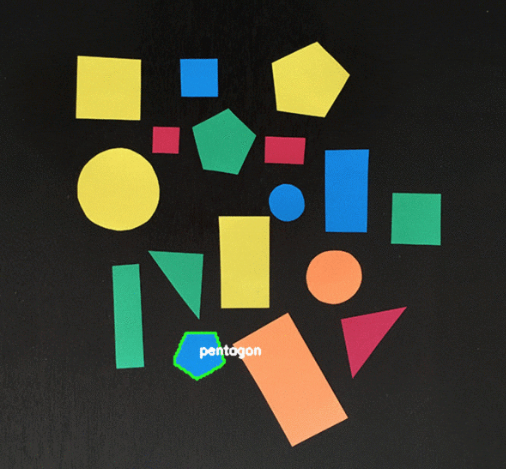
#> input picture student_on_playground/shape.png, 506 x 469 px, given in place of the camera
$ python detect_dominant_color.py
#> lines starting #> are read from the running program, lines starting #| are printed output that depends on the picture; after the words box and inside, x2 and y2 are one past the last pixel; in counts of white or black regions, pixels touching at a corner belong together
import cv2
import numpy as np

def detect_dominant_color(image, mask=None):
    hsv = cv2.cvtColor(image, cv2.COLOR_BGR2HSV)
    if mask is not None:
        hsv = cv2.bitwise_and(hsv, hsv, mask=mask)
    hist = cv2.calcHist([hsv], [0], mask, [180], [0, 180])
    dominant_hue = np.argmax(hist)
    return dominant_hue

def hue_to_color_name(hue):
    if hue < 10 or hue >= 160:
        return 'Red'
    elif hue < 25:
        return 'Orange'
    elif hue < 35:
        return 'Yellow'
    elif hue < 85:
        return 'Green'
    elif hue < 125:
        return 'Blue'
    elif hue < 160:
        return 'Purple'
    else:
        return 'Unknown'

def get_shape_name(approx):
    sides = len(approx)
    if sides == 3:
        return "Triangle"
    elif sides == 4:
        x, y, w, h = cv2.boundingRect(approx)
        aspect_ratio = w / float(h)
        return "Square" if 0.95 <= aspect_ratio <= 1.05 else "Rectangle"
    elif sides == 5:
        return "Pentagon"
    elif sides == 6:
        return "Hexagon"
    elif sides > 6:
        return "Circle"
    else:
        return "Unknown"

# Mở camera
cap = cv2.VideoCapture(0)

while True:
    ret, frame = cap.read()
#> frame is the input picture: shape (469, 506, 3); mean B, G, R 48.6, 61.4, 60.1
    if not ret:
        break

    resized = cv2.resize(frame, (640, 480))
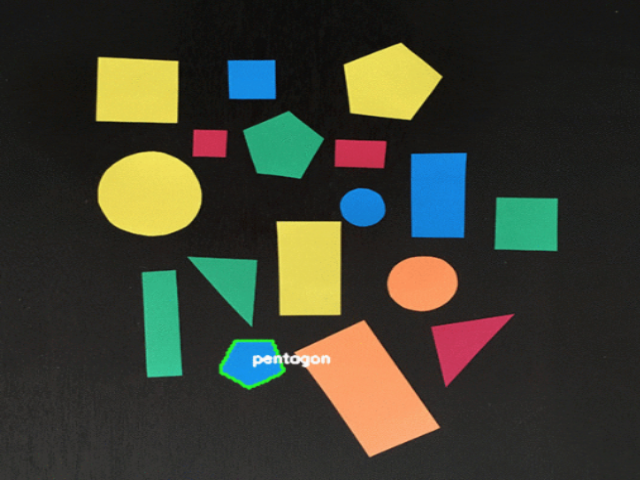
#> resized: shape (480, 640, 3); mean B, G, R 48.5, 61.3, 60
    gray = cv2.cvtColor(resized, cv2.COLOR_BGR2GRAY)
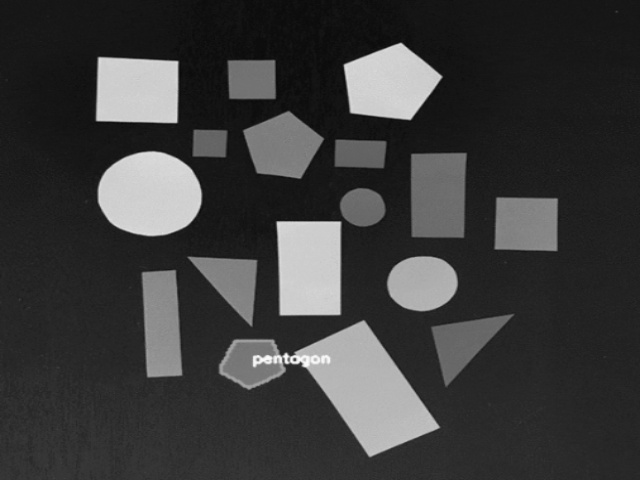
#> gray: shape (480, 640); min 9, max 250, mean 59.4
    blurred = cv2.GaussianBlur(gray, (5, 5), 0)
    _, thresh = cv2.threshold(blurred, 60, 255, cv2.THRESH_BINARY_INV)
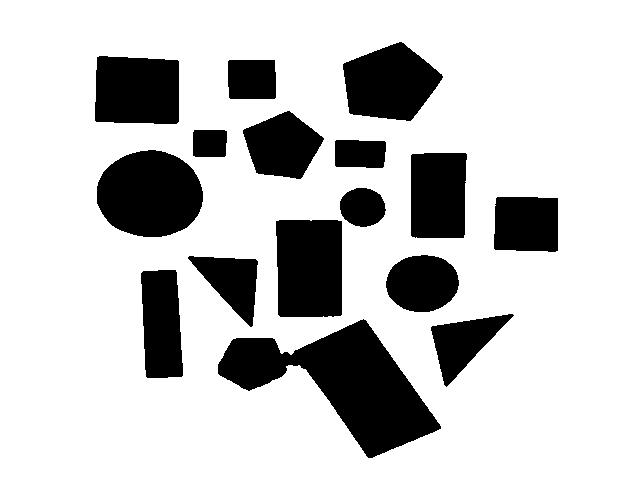
#> thresh: shape (480, 640); 78.1% white; 16 black regions, largest, box (x1, y1, x2, y2) and area: (218, 319, 441, 458) 13129, (97, 150, 203, 237) 7260, (276, 220, 342, 317) 6245

    contours, _ = cv2.findContours(thresh, cv2.RETR_EXTERNAL, cv2.CHAIN_APPROX_SIMPLE)
#> contours = [[[0, 0], [0, 479], [639, 479], [639, 0]]]

    for contour in contours:
        area = cv2.contourArea(contour)
        if area > 1000:
            approx = cv2.approxPolyDP(contour, 0.04 * cv2.arcLength(contour, True), True)
            x, y, w, h = cv2.boundingRect(approx)
            if w * h < 1000:
                continue

            shape = get_shape_name(approx)

            # Mask để lấy màu trong hình
            mask = np.zeros(gray.shape, dtype=np.uint8)
            cv2.drawContours(mask, [approx], -1, 255, -1)

            dominant_hue = detect_dominant_color(resized, mask)
            color_name = hue_to_color_name(dominant_hue)

            label = f'{shape} - {color_name}'
            cv2.drawContours(resized, [approx], -1, (0, 255, 0), 2)
            cv2.putText(resized, label, (x, y - 10), cv2.FONT_HERSHEY_SIMPLEX, 0.5, (255, 255, 255), 2)
#> this loop made 1 pass
#> (area, approx, sides in get_shape_name, aspect_ratio in get_shape_name) on pass 1: (306081, [[0, 0], [0, 479], [639, 479], [639, 0]], 4, 1.33)
#> mask: shape (480, 640); every value is 255
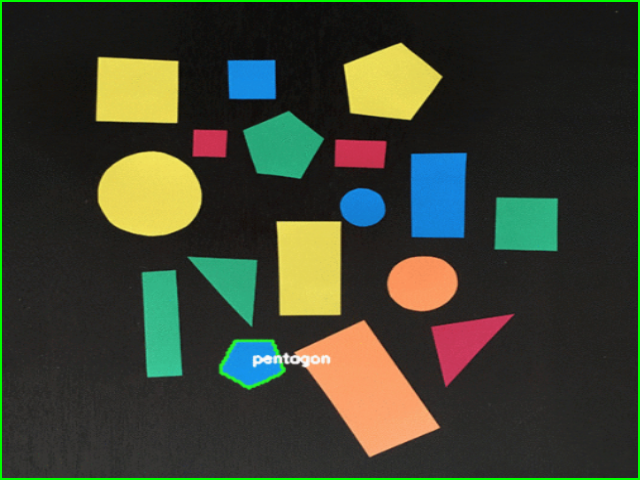
#> resized: shape (480, 640, 3); 1.45% of pixels changed, all inside (x1, y1, x2, y2) = (0, 0, 640, 480)

    cv2.imshow("Shape and Color Detection", resized)

    if cv2.waitKey(1) & 0xFF == ord('q'):
#> (key q is pressed here)
        break

cap.release()
cv2.destroyAllWindows()
